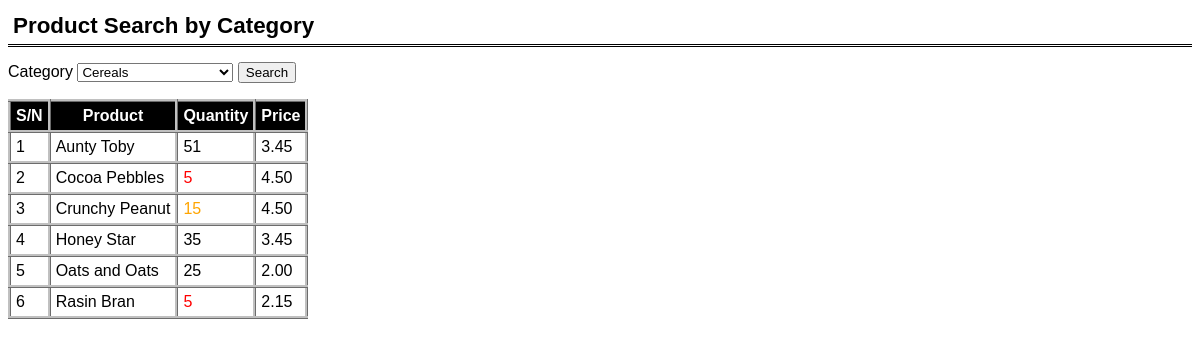
Page /week11/solutions/warehouse/searchByCategory.php?category=Cereals on the committed database.
### tables this page shows
create table product (
    product_name varchar(32) primary key,
    category_name varchar(32),
    quantity integer,
    price double(12,2)
);

### week11/solutions/warehouse/Warehouse.php (called while the page is built, shortened)
<?php
require_once 'Product.php';
class Warehouse {
    public function getCategories() {
        $conn = new ConnectionManager();
        $pdo = $conn->connect();
        $sql = "SELECT * FROM category ORDER BY category_name ASC";
        $stmt = $pdo->prepare($sql);
        $stmt->execute();
        $stmt->setFetchMode(PDO::FETCH_ASSOC);
        $categories = [];
        while ($row = $stmt->fetch()) {
            $categories[] = $row['category_name'];
        }
        return $categories;
    }
    public function searchByCategory($category_name) {
        $products = [];
        $conn = new ConnectionManager();
        $pdo = $conn->connect();
        $sql = "SELECT product_name, category_name, quantity, price FROM product
                    WHERE category_name = :category_name
                    ORDER BY product_name";
        $stmt = $pdo->prepare($sql);
        $stmt->bindParam('category_name', $category_name, PDO::PARAM_STR);
        $stmt->execute();
        $stmt->setFetchMode(PDO::FETCH_ASSOC);
        while ($row = $stmt->fetch()) {
            $product = new Product(
                $row['product_name'],
                $row['category_name'],
                $row['quantity'],
                $row['price']
            );
            $products[] = $product;
        }
        return $products;
    }
}

### week11/solutions/warehouse/Product.php (called while the page is built, shortened)
<?php
class Product {
    private $productName;
    private $quantity;
    private $price;
    public function __construct($productName, $categoryName, $quantity, $price){
        $this->productName = $productName;
        $this->quantity = $quantity;
        $this->price = $price;
    }
    public function getProductName() {
        return $this->productName;
    }
    public function getQuantity() {
        return $this->quantity;
    }
    public function getPrice() {
        return $this->price;
    }
}
?>

### week11/solutions/warehouse/searchByCategory.php (the view, shortened to what this page needs)
<?php
require_once 'Warehouse.php';
require_once 'Product.php';
$warehouse = new Warehouse();
?>
<html>
<head>
	<link rel="stylesheet" type="text/css" href="style.css">
</head>
<body>
	<h1>Product Search by Category</h1>
	<form>
	Category
		<select name="category">
			<?php
				$categories = $warehouse->getCategories();
				foreach ($categories as $cat) {
					if (isset($_GET['category']) && ($_GET['category'] == $cat)) {
						echo(" <option value='$cat' selected>$cat</option>");
					} else {
						echo(" <option value='$cat'>$cat</option>");
					}
				}
			?>
		</select>
		<input type="submit" value="Search"/>
	</form>
	<?php
	if (isset($_GET['category'])) {
		$category = $_GET['category'];
		$products = $warehouse->searchByCategory($category);
		$index = 1;
		echo("<table>");
		echo("
			<tr>
				<th> S/N </th>
				<th> Product </th>
				<th> Quantity </th>
				<th> Price </th>
			</tr>
		");
		foreach ($products as $product) {
			$qty = $product->getQuantity();
			if ($qty < 10) {
				$color = 'red;';
			}
			elseif ($qty < 20) {
				$color = 'orange;';
			}
			else {
				$color = 'black;';
			}
			echo("
				<tr>
					<td>$index</td>
					<td>{$product->getProductName()}</td>
					<td style='color:$color'>{$product->getQuantity()}</td>
					<td>{$product->getPrice()}</td>
				</tr>
			");
			$index ++;
		}
		echo("</table>");
	}
	?>
</body>
</html>

### week11/solutions/warehouse/style.css (style rules this page uses)
h1 { color: black; border-bottom: 3px double black; padding: 5px; font: bold 140% arial, sans-serif; }
body { font: 100% arial, sans-serif; }
table, th, td { border: 3px ridge silver; padding: 5px; }
table { border-collapse: collapse; }
th { background-color: black; color: white; }

### rows in the picture
product: product_name "Aunty Toby", quantity "51", price "3.45"
product: product_name "Cocoa Pebbles", quantity "5", price "4.50"
product: product_name "Crunchy Peanut", quantity "15", price "4.50"
product: product_name "Honey Star", quantity "35", price "3.45"
product: product_name "Oats and Oats", quantity "25", price "2.00"
product: product_name "Rasin Bran", quantity "5", price "2.15"

### other values in the picture
form field category "Cereals"
